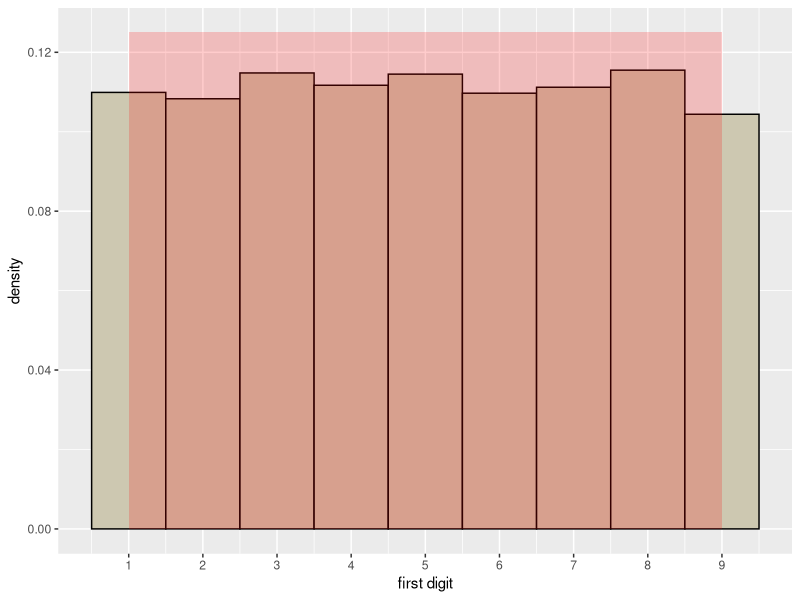
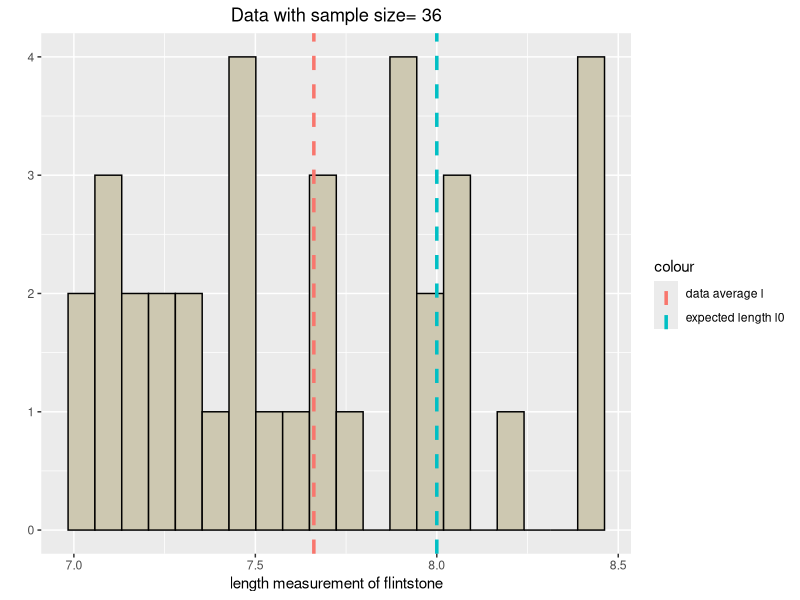

Recreate these plots in R, in order.
## ---- chunk 1
knitr::opts_chunk$set(echo = TRUE)
setwd("~/UW/SchoolWorks/2018Spring/STAT391/HW7")
## ---- chunk 2
set.seed(391)
n <- 10000
x <- runif(n, min=1, max=999)

fdigit <- function(x) {
as.numeric(head(
  strsplit(as.character(x),'')[[1]],n=1
  ))
}

d <- data.frame(first=sapply(x,fdigit))
xx <- seq(from=1, to=9, length=10000)
u <- dunif(xx, min=1, max=9)

library(ggplot2)
ggplot(d, aes(first)) + geom_histogram(aes(y=..density..), 
                        col='black', fill='cornsilk3',bins=9) +
geom_area(aes(x=xx, y=u), alpha=0.2, fill='red') +
scale_x_continuous(name='first digit', breaks=c(1,2,3,4,5,6,7,8,9))
## ---- chunk 3
dat <- readLines('hw6_digits.dat')[1:60]
fd <- sapply(dat,fdigit)
nd <- length(dat)
td <- length(which(fd==1)) - 1
1 - sum(choose(nd, 1:td) * (1/9)^(1:td) * (8/9)^(nd-1:td))
td <- 6-1
1 - sum(choose(nd, 1:td) * (1/9)^(1:td) * (8/9)^(nd-1:td))
## ---- chunk 4
dat <- readLines('hw6_digits.dat')[1:60]
fd <- sapply(dat,fdigit)
n <- length(dat)
ni <- rep(NA, 9)
thetaB <- rep(NA, 9)
for (i in 1:9) {
ni[i] <- length(which(fd==i))
thetaB[i] <- ni[i]/n
}
L_A <- (1/9)^n
L_B <- exp(lfactorial(n) - sum(lfactorial(ni)) +
           sum(ni * log(thetaB)))
lambdaD <- L_A/L_B
print(paste('lambda_D=', lambdaD))
## ---- chunk 5
dB <- 9-1
dA <- 0
d <- dB - dA
pr <- pchisq(-2*log(lambdaD), df=d, lower.tail=F)
print(paste('pr=', pr))
## ---- chunk 6
thetaB <- rep(NA, 9)
dat <- readLines('hw6_digits.dat')
fd <- sapply(dat,fdigit)
n <- length(dat)
ni <- rep(NA, 9)
for (i in 1:9) {
ni[i] <- length(which(fd==i))
thetaB[i] <- ni[i]/n
}
L_A <- exp(n*log(1/9))
L_B <- exp(lfactorial(n) - sum(lfactorial(ni)) +
           sum(ni * log(thetaB)))
lambdaD <- L_A/L_B
print(paste('lambda_D=', lambdaD))
pr <- pchisq(-2*log(lambdaD), df=d, lower.tail=F)
print(paste('pr=', pr))
## ---- chunk 7
flintstones <- scan('flintstones_1.dat', sep=' ')
l <- mean(flintstones)
l0 <- 8
Sy <- length(flintstones)
## ---- chunk 8
ggplot() + geom_histogram(aes(flintstones),
                        col='black',
                        fill='cornsilk3', bins=20) +
geom_vline(aes(xintercept=l, col='data average l'),
           lwd=1.2, linetype='dashed') +
geom_vline(aes(xintercept=l0, col='expected length l0'),
           lwd=1.2, linetype='dashed') +
xlab('length measurement of flintstone') +
ylab('') + ggtitle(paste('Data with sample size=', Sy)) +
theme(plot.title = element_text(hjust = 0.5))
## ---- chunk 9
t <- 1
length(which(abs(flintstones-mean(flintstones))>=t))/Sy
pCheb <- 1/(3*Sy*t^2)
pCheb
## ---- chunk 10
zn <- (sum(flintstones)-Sy*8)/sqrt(Sy*1/3)
pr <- pnorm(zn, mean=0, sd=1)
print(paste('pr=', pr))
## ---- chunk 11
prNoLarger <- pr
prNoSmaller <- pnorm(zn, mean=0, sd=1, lower.tail=F)
prAbs <- pnorm(abs(zn), lower.tail=F) + pnorm(-abs(zn))
print(paste('p_> = ', prNoSmaller))
print(paste('p_neq = ', prAbs))
## ---- chunk 12
a0 <- 7
b0 <- 9
a1 <- min(flintstones)
b1 <- max(flintstones)
theta_MLE <- b1-a1
print(paste('theta_MLE = ', theta_MLE))
## ---- chunk 13
lambda <- ((1/(b0-a0))/(1/theta_MLE))^Sy
print(paste('lambda=', lambda))
pr <- pchisq(-2*log(lambda), df=2, lower.tail=F)
print(paste('p-value=', pr))
